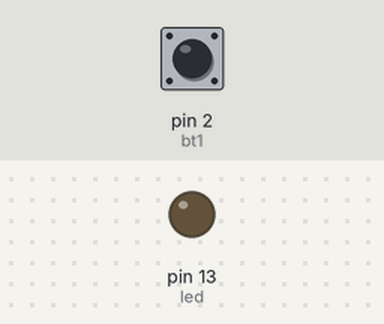
Bench run of a sketch on a simulated Arduino Uno, built with avr-gcc and run on an emulated ATmega328P. On the bench: output pins drawn as LEDs (lit = HIGH). The test bench sets the inputs (shaded band); at power-on: pin 2 (bt1) HIGH.

Above: at 1.2 s.
1.3 s: pin 2 (bt1) pulled LOW for 0.15 s
At 1.37 s:
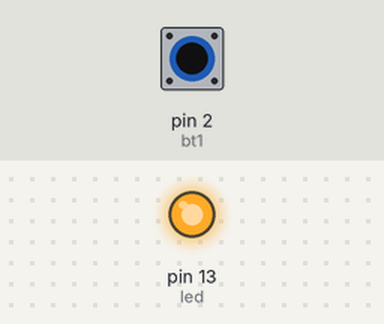
2.9 s: pin 2 (bt1) pulled LOW for 3.2 s
At 7.4 s:
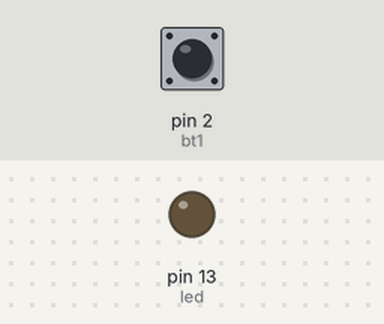
Timing chart, 0 to 8.9 s (numbered marks = the images above; inputs shaded):
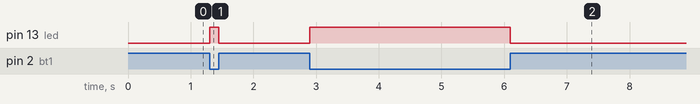

The sketch:

ButtonTest01.ino
```cpp
int led = 13;
int bt1 = 2;
void setup() {

  pinMode(led, OUTPUT);
  pinMode(bt1, INPUT_PULLUP);
}
void loop()
{
  if (digitalRead(bt1) == 0)
  {
    digitalWrite(led, HIGH);
  }
  else
  {
    digitalWrite(led, LOW);
  }
}
```

Measured:
- after the input at 1.3 s, pin 13 (led): LOW → HIGH at once, → LOW 0.15 s later
- after the input at 2.9 s, pin 13 (led): LOW → HIGH at once, → LOW 3.2 s later
